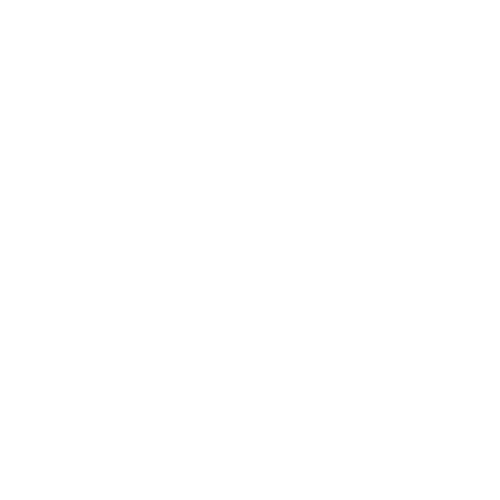
Frame 1 (no input)
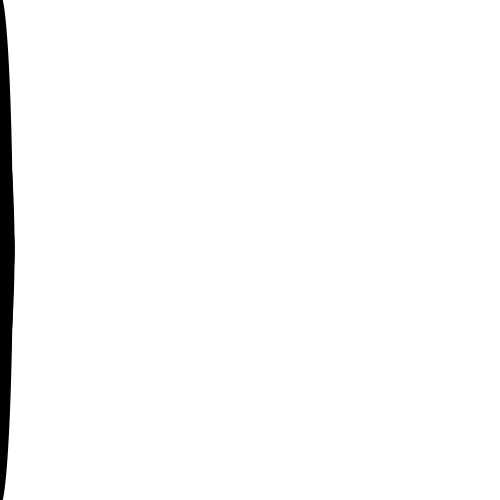
Frame 60 (the mouse pressed at the canvas centre just before this capture)
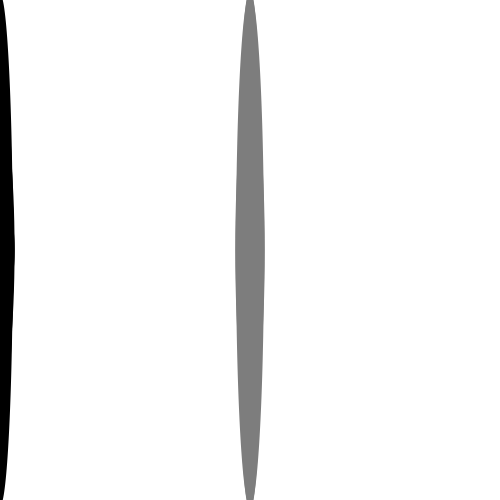
Frame 120 (the mouse held since frame 60 and released just before this capture)

The Processing sketch that drew these frames (run headless with seeded random() and noise(); from frame 60 on, the mouse is pressed at the canvas centre):

// Processing sketch: processing_141948
// ── processing_141948.pde

void setup() {
  size(500, 500);
  background(255);
  noCursor();
}

void draw() {
  noStroke();
  ellipse(mouseX, 250, random(30), random(550));
  fill(mouseX/2);
}
